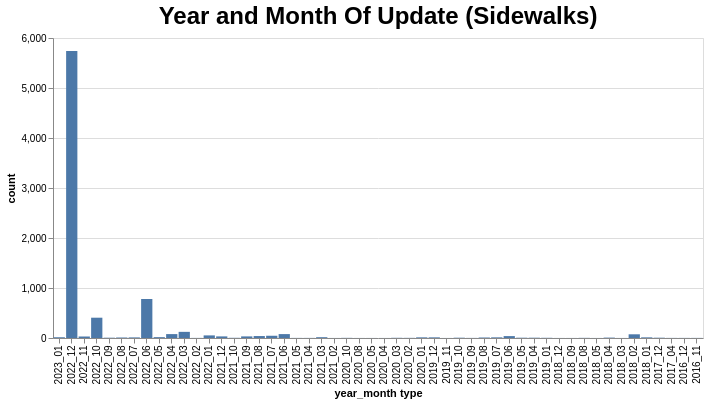

The Vega-Lite source for this figure:
### Vega-Lite specification from a JSON file in a GitHub repository (floating-point values rounded to 4 significant figures)
{"config": {"view": {"continuousWidth": 300, "continuousHeight": 300}, "title": {"fontSize": 24}}, "data": {"name": "data-5abe50cfeee292670916facf15d2772b"}, "mark": {"type": "bar"}, "encoding": {"tooltip": [{"field": "percent", "type": "nominal"}], "x": {"field": "year_month type", "sort": "-x", "type": "nominal"}, "y": {"field": "count", "type": "quantitative"}}, "height": 300, "params": [{"name": "param_8", "select": {"type": "interval", "encodings": ["x", "y"]}, "bind": "scales"}], "title": "Year and Month Of Update (Sidewalks)", "width": 650, "$schema": "https://vega.github.io/schema/vega-lite/v5.8.0.json", "datasets": {"data-5abe50cfeee292670916facf15d2772b": [{"year_month type": "2022_12", "count": 5741, "percent": "73.96%"}, {"year_month type": "2022_06", "count": 780, "percent": "10.05%"}, {"year_month type": "2022_10", "count": 406, "percent": "5.23%"}, {"year_month type": "2022_03", "count": 123, "percent": "1.58%"}, {"year_month type": "2021_06", "count": 78, "percent": "1.0%"}, {"year_month type": "2022_04", "count": 78, "percent": "1.0%"}, {"year_month type": "2018_02", "count": 74, "percent": "0.95%"}, {"year_month type": "2022_01", "count": 52, "percent": "0.67%"}, {"year_month type": "2021_07", "count": 45, "percent": "0.58%"}, {"year_month type": "2021_08", "count": 39, "percent": "0.5%"}, {"year_month type": "2019_06", "count": 38, "percent": "0.49%"}, {"year_month type": "2021_09", "count": 32, "percent": "0.41%"}, {"year_month type": "2021_12", "count": 32, "percent": "0.41%"}, {"year_month type": "2022_11", "count": 30, "percent": "0.39%"}, {"year_month type": "2022_05", "count": 17, "percent": "0.22%"}, {"year_month type": "2021_03", "count": 16, "percent": "0.21%"}, {"year_month type": "2023_01", "count": 15, "percent": "0.19%"}, {"year_month type": "2018_01", "count": 13, "percent": "0.17%"}, {"year_month type": "2019_07", "count": 13, "percent": "0.17%"}, {"year_month type": "2019_12", "count": 13, "percent": "0.17%"}, {"year_month type": "2020_01", "count": 13, "percent": "0.17%"}, {"year_month type": "2022_07", "count": 12, "percent": "0.15%"}, {"year_month type": "2022_08", "count": 10, "percent": "0.13%"}, {"year_month type": "2019_08", "count": 10, "percent": "0.13%"}, {"year_month type": "2018_04", "count": 8, "percent": "0.1%"}, {"year_month type": "2019_10", "count": 6, "percent": "0.08%"}, {"year_month type": "2017_12", "count": 6, "percent": "0.08%"}, {"year_month type": "2019_04", "count": 6, "percent": "0.08%"}, {"year_month type": "2022_09", "count": 6, "percent": "0.08%"}, {"year_month type": "2019_05", "count": 6, "percent": "0.08%"}, {"year_month type": "2020_03", "count": 4, "percent": "0.05%"}, {"year_month type": "2021_10", "count": 4, "percent": "0.05%"}, {"year_month type": "2019_01", "count": 4, "percent": "0.05%"}, {"year_month type": "2020_10", "count": 3, "percent": "0.04%"}, {"year_month type": "2020_02", "count": 3, "percent": "0.04%"}, {"year_month type": "2018_08", "count": 3, "percent": "0.04%"}, {"year_month type": "2021_04", "count": 2, "percent": "0.03%"}, {"year_month type": "2017_04", "count": 2, "percent": "0.03%"}, {"year_month type": "2019_09", "count": 2, "percent": "0.03%"}, {"year_month type": "2016_12", "count": 2, "percent": "0.03%"}, {"year_month type": "2021_05", "count": 2, "percent": "0.03%"}, {"year_month type": "2016_11", "count": 2, "percent": "0.03%"}, {"year_month type": "2022_02", "count": 2, "percent": "0.03%"}, {"year_month type": "2021_02", "count": 1, "percent": "0.01%"}, {"year_month type": "2020_08", "count": 1, "percent": "0.01%"}, {"year_month type": "2020_04", "count": 1, "percent": "0.01%"}, {"year_month type": "2019_11", "count": 1, "percent": "0.01%"}, {"year_month type": "2018_12", "count": 1, "percent": "0.01%"}, {"year_month type": "2018_09", "count": 1, "percent": "0.01%"}, {"year_month type": "2018_05", "count": 1, "percent": "0.01%"}, {"year_month type": "2018_03", "count": 1, "percent": "0.01%"}, {"year_month type": "2020_05", "count": 1, "percent": "0.01%"}]}}
